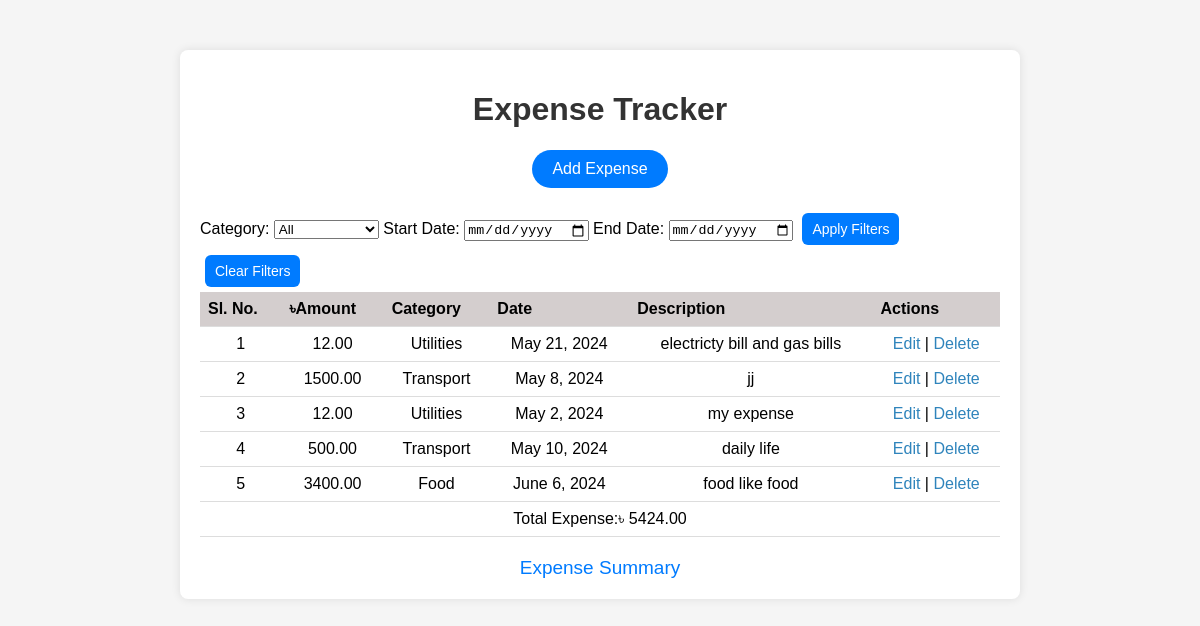
The app's page /, older data.
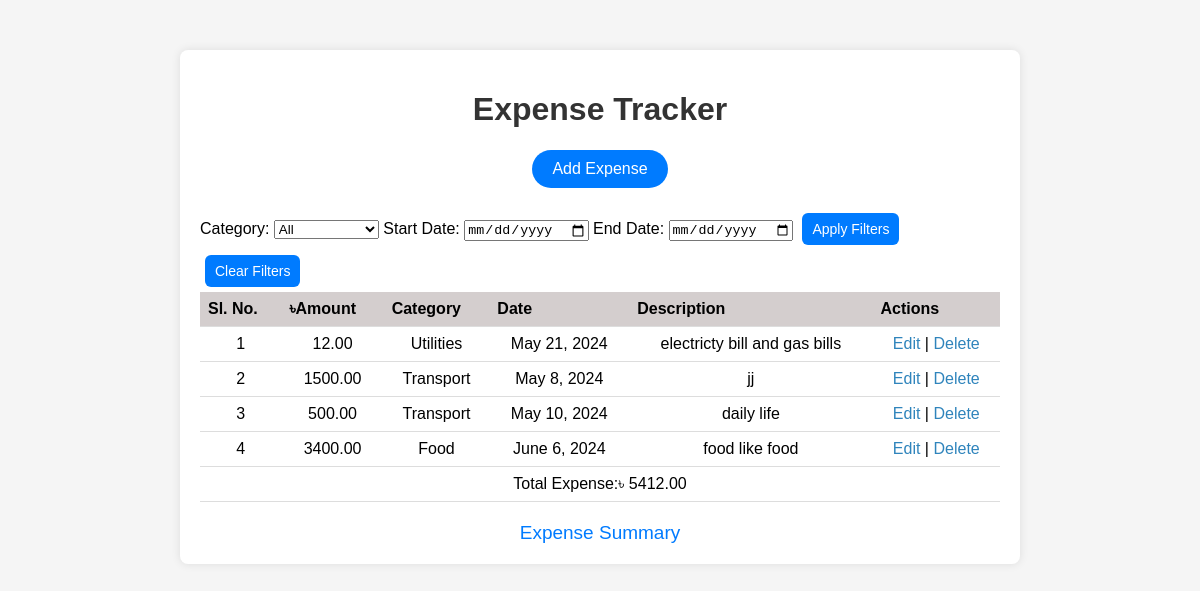
The same page, newer data.
### tracker/models.py (models this page shows, shortened)
class Expense(models.Model):
    CATEGORY_CHOICES = [
        ('Food', 'Food'),
        ('Transport', 'Transport'),
        ('Entertainment', 'Entertainment'),
        ('Utilities', 'Utilities'),
        ('Health', 'Health'),
    ]
    amount = models.DecimalField(max_digits=10, decimal_places=2)
    category = models.CharField(max_length=20, choices=CATEGORY_CHOICES)
    date = models.DateField()
    description = models.TextField(blank=True, null=True)

### tracker/views.py (the view)
# urls.py: path('', views.index, name='index'),
def index(request):
    expenses = Expense.objects.all()
    total_amount = sum(expense.amount for expense in expenses)
    category = request.GET.get('category')
    start_date = request.GET.get('start_date')
    end_date = request.GET.get('end_date')
    if category:
        expenses = expenses.filter(category=category)
    if start_date:
        expenses = expenses.filter(date__gte=start_date)
    if end_date:
        expenses = expenses.filter(date__lte=end_date)
    filtered_total_amount = sum(expense.amount for expense in expenses)
    return render(request, 'index.html', {'expenses': expenses, 'total_amount': total_amount, 'filtered_total_amount': filtered_total_amount})

### tracker/templates/index.html (shortened to what this page needs)
<!DOCTYPE html>
<html lang="en">
<head>
</head>
<body>
    <div class="container">
        <h1 class="title">Expense Tracker</h1>
        <a class="add-expense-button" href="{% url 'add_expense' %}">Add Expense</a>
        <form method="get" action="{% url 'index' %}" onsubmit="return validateDates()">
            <label for="category">Category:</label>
            <select name="category" id="category">
                <option value="">All</option>
            </select>
            <label for="start_date">Start Date:</label>
            <input type="date" name="start_date" id="start_date">
            <label for="end_date">End Date:</label>
            <input type="date" name="end_date" id="end_date">
            <button type="submit">Apply Filters</button>
            <button type="submit" name="clear" value="clear">Clear Filters</button>
        </form>
        <table class="expense-table">
            <tr>
                <th>Sl. No.</th>
                <th>৳Amount</th>
                <th>Category</th>
                <th>Date</th>
                <th>Description</th>
                <th>Actions</th>
            </tr>
            {% for expense in expenses %}
            <tr>
                <td>{{ forloop.counter }}</td>
                <td>{{ expense.amount }}</td>
                <td>{{ expense.category }}</td>
                <td>{{ expense.date }}</td>
                <td>{{ expense.description }}</td>
                <td>
                    <a href="{% url 'edit_expense' expense.id %}">Edit</a> |
                    <form id="delete-form-{{ expense.id }}" action="{% url 'delete_expense' expense.id %}" method="post" style="display:inline;">
                        <a href="#" onclick="confirmDelete({{ expense.id }}); return false;">Delete</a>
                    </form>
                </td>
            </tr>
            {% endfor %}
            <tr>
                <td colspan="6" style="text-align: center;">Total Expense:৳ {{ total_amount }}</td>
            </tr>
        </table>
        <a class="back-link" href="{% url 'expense_summary' %}">Expense Summary</a>
    </div>
</body>
</html>

Row changes from the older to the newer data that the page shows:
removed Expense: amount "12.00", category "Utilities", date "May 2, 2024", description "my expense"
Text that changed along with them:
{{ total_amount }}: "5424.00" → "5412.00"
